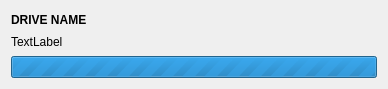
<?xml version="1.0" encoding="UTF-8"?>
<ui version="4.0">
 <class>RestoreDiskJobProgress</class>
 <widget class="QWidget" name="RestoreDiskJobProgress">
  <property name="geometry">
   <rect>
    <x>0</x>
    <y>0</y>
    <width>388</width>
    <height>89</height>
   </rect>
  </property>
  <property name="windowTitle">
   <string notr="true">Form</string>
  </property>
  <layout class="QVBoxLayout" name="verticalLayout">
   <item>
    <widget class="QLabel" name="titleLabel">
     <property name="font">
      <font>
       <weight>75</weight>
       <bold>true</bold>
      </font>
     </property>
     <property name="text">
      <string notr="true">DRIVE NAME</string>
     </property>
    </widget>
   </item>
   <item>
    <widget class="QLabel" name="statusLabel">
     <property name="text">
      <string notr="true">TextLabel</string>
     </property>
     <property name="wordWrap">
      <bool>true</bool>
     </property>
    </widget>
   </item>
   <item>
    <widget class="QProgressBar" name="progressBar">
     <property name="maximum">
      <number>0</number>
     </property>
     <property name="value">
      <number>-1</number>
     </property>
    </widget>
   </item>
  </layout>
 </widget>
 <resources/>
 <connections/>
</ui>
